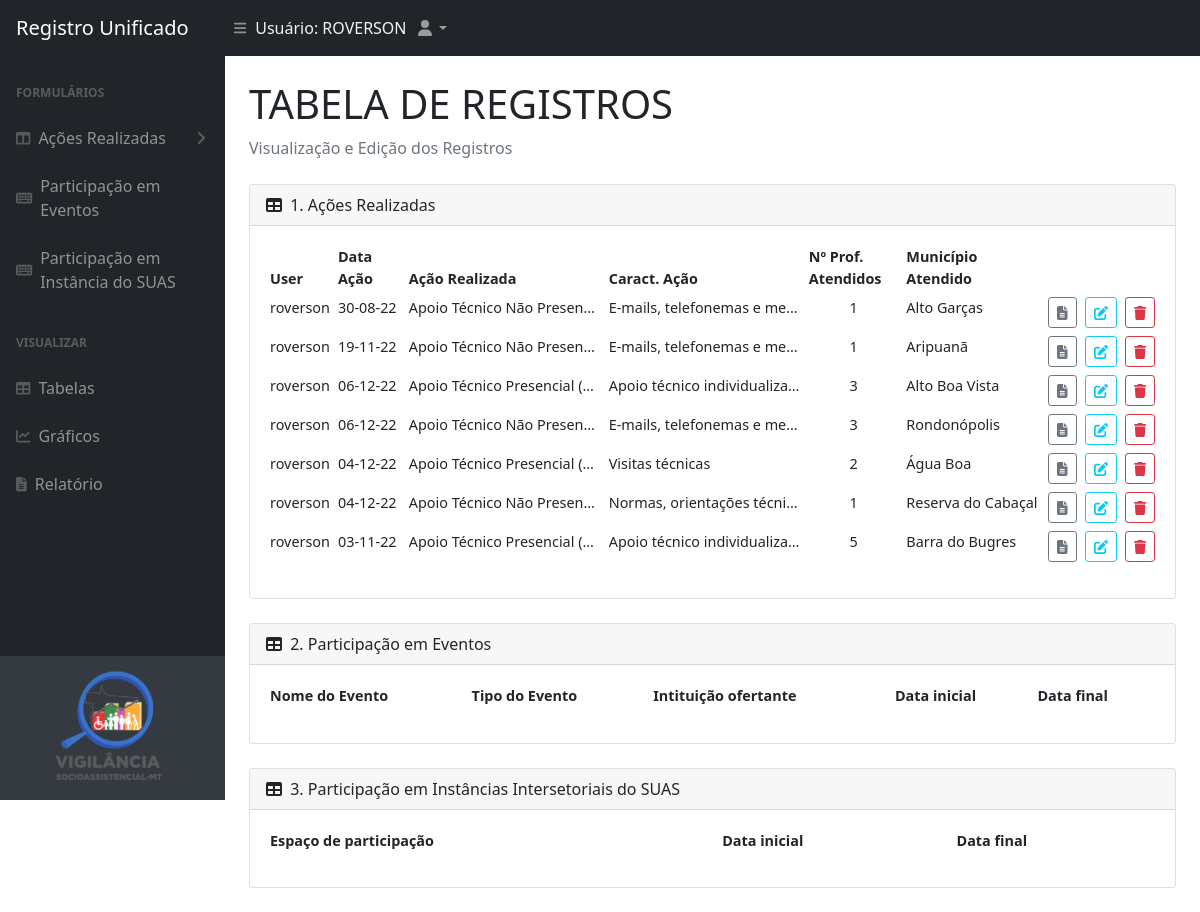
The page /users/tabelas (signed in) on the database as committed earlier.
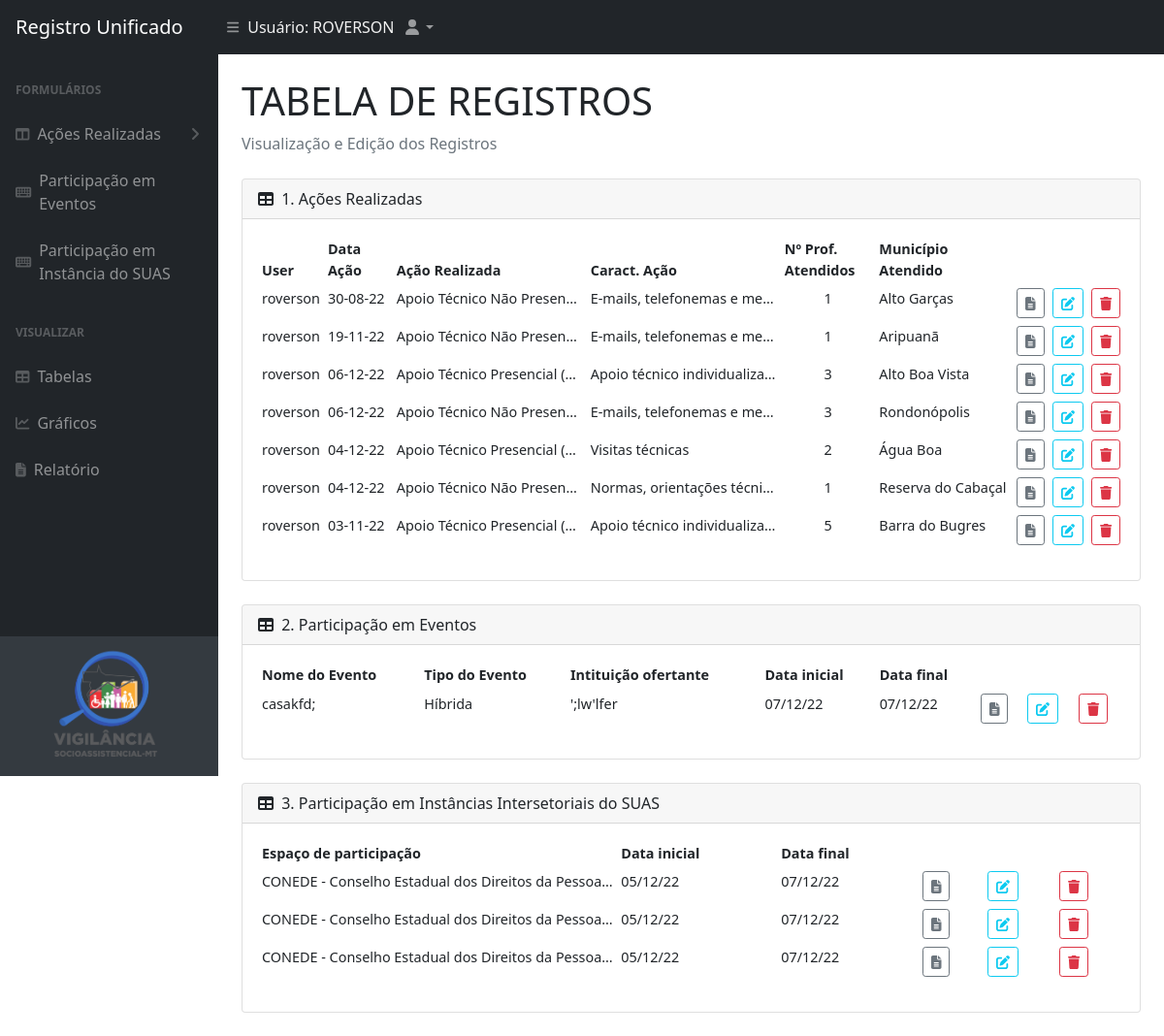
The same page on the database as committed later.
### app/models.py (models this page shows, shortened)
class User(AbstractUser):
    id = models.AutoField(primary_key=True)
    sector_name = models.CharField(max_length=100, choices=LISTA_SETORES)

class AcaoAtnpModel(models.Model):
    user = models.ForeignKey(User, on_delete=models.CASCADE, related_name='acaoAtnp')
    acao_realizada = models.CharField(max_length=100, choices= ACAO_REALIZADA_CHOICE, default= 'Apoio Técnico Não Presencial (ATNP)')
    caracteristica_acao = models.CharField(max_length=100, choices=TECNICO_NAO_PRESENCIAL_CHOICE, default='')
    n_profissionais_atendidos = models.IntegerField('Numero de Funcionario',blank=False, null=False)
    descricao_acao = models.TextField('Descrição da Ação', max_length=1000, blank=False, null=False)
    data_acao = models.DateField('Data', blank=False, null=False)
    data_publicacao = models.DateField('Data da Publicação', default=timezone.now)
    municipio_atendido = models.CharField(max_length=100, choices= LISTA_MUNICIPIOS, default= '')

class AcaoAtpModel(models.Model):
    user = models.ForeignKey(User, on_delete=models.CASCADE, related_name='acaoAtp')
    acao_realizada = models.CharField(max_length=100, choices= ACAO_REALIZADA_CHOICE, default= 'Apoio Técnico Presencial (ATP)') # preenche automaticamente
    caracteristica_acao = models.CharField(max_length=100, choices=TECNICO_PRESENCIAL_CHOICE, default= '')
    n_profissionais_atendidos = models.IntegerField('Numero de Funcionario',blank=False, null=False)
    descricao_acao = models.TextField('Descrição da Ação', max_length=1000, blank=False, null=False)
    data_acao = models.DateField('Data', blank=False, null=False)
    data_publicacao = models.DateField('Data da Publicação', default=timezone.now)
    municipio_atendido = models.CharField(max_length=100, choices= LISTA_MUNICIPIOS, default= '')

class TableEventModel(models.Model):
    user = models.ForeignKey(User, on_delete=models.CASCADE, related_name='tabelaEventos')
    titulo_evento = models.TextField('Titulo', max_length=150)
    tipo_evento = models.CharField(max_length=50, choices=TIPO_EVENTO_CHOICE, default='Híbrida')
    instituicao_ofertante = models.CharField('Instituição Ofertante', max_length=150,null=False, default='')
    data_inicial = models.DateField('Data Inicial')
    data_final = models.DateField('Data Final')
    descricao_evento = models.TextField('Descrição do Evento', max_length=1000,null=False, default='')
    data_publicacao = models.DateField('Data da Publicação', default=timezone.now)

class TableIntersetModel(models.Model):
    user = models.ForeignKey(User, on_delete=models.CASCADE)
    espaco_participacao = models.CharField( max_length=150, choices=LISTA_ESPACO_PARTICIPACAO, default= '')
    data_inicial = models.DateField('Data Inicial')
    data_final = models.DateField('Data Final')
    descricao = models.TextField('Descrição', max_length=1000,null=False, default='')
    encaminhamentos = models.TextField('Encaminhamentos', max_length=1000,null=True, default='')

### app/views.py (the view)
# urls.py: path('tabelas', view=tables, name="tables"),
@login_required(login_url='contas/login')
@user_required
def tables(request):
    df_atp = pd.DataFrame(list(AcaoAtpModel.objects.filter(user=request.user).values().order_by('-id')))
    df_atnp = pd.DataFrame(list(AcaoAtnpModel.objects.filter(user=request.user).values().order_by('-id')))
    df_outras = pd.DataFrame(list(AcaoOutrasModel.objects.filter(user=request.user).values().order_by('-id')))
    df = pd.concat([df_atp,df_atnp,df_outras])#.drop(columns=['user_id'])
    df['data_acao'] = pd.to_datetime(df['data_acao']).dt.strftime('%d-%m-%y')
    df = df.sort_values(by='data_acao', ascending=False)
    json_records = df.reset_index().to_json(orient ='records')
    data_json_acoes = []
    data_json_acoes = json.loads(json_records)
    page_object_evento = TableEventModel.objects.filter(user=request.user).values().order_by('-id')
    page_object_interset = TableIntersetModel.objects.filter(user=request.user).values().order_by('-id')
    return render(request, 'app/tables/viewAllTable.html', {'data_json_acoes':data_json_acoes,
                                                            'page_object_evento':page_object_evento,
                                                            'page_object_interset':page_object_interset,
                                                             })

### templates/app/tables/viewAllTable.html (shortened to what the changed rows need)
{% extends 'app/index.html' %}
{% load static%}
{% block content %}
<div class="container-fluid px-4">
  <h1 class="mt-4">TABELA DE REGISTROS</h1>
  <div class="card mb-4">
    <div class="card-body table-responsive-sm" style="overflow:auto; max-height: 400px;">
      <table class="table table-sm mydatatable table-hover table-borderless table-ellipsis " style="width:100%; font-size:90%" >
        <thead>
          <tr>
            <th scope="col">User</th>
            <th scope="col">Data Ação</th>
            <th scope="col">Ação Realizada</th>
            <th scope="col">Caract. Ação</th>
            <th scope="col">Nº Prof. Atendidos</th>
            <th scope="col">Município Atendido</th>
          </tr>
        </thead>
        <tbody>
          {% for table in data_json_acoes %}
            <td>{{user.username}}</td>
            <td>{{table.data_acao }}</td>
            <td>{{table.acao_realizada}}</td>
            <td>{{table.caracteristica_acao}}</td>
            <td  style="text-align:center">{{table.n_profissionais_atendidos}}</td>
            <td>{{table.municipio_atendido}}</td>
            <td>
              {% if table.acao_realizada == "Apoio Técnico Presencial (ATP)" %}
                <a href="{% url 'listAcaoAtp' id=table.id %}">
              {% elif table.acao_realizada == "Apoio Técnico Não Presencial (ATNP)" %}
                <a href="{% url 'listAcaoAtnp' id=table.id %}">
              {% else %}
              <a href="{% url 'listAcaoOutras' id=table.id %}">Ver</a>
              {% endif %}
              <button type="button" class="btn btn-outline-secondary btn-sm">
                <i class="fa-solid fa-file-lines"></i>
            </td>
            <td>
              {% if table.acao_realizada == "Apoio Técnico Presencial (ATP)" %}
                <a href="{% url 'updateAtp' id=table.id%}">
              {% elif table.acao_realizada == "Apoio Técnico Não Presencial (ATNP)" %}
                <a href="{% url 'updateAtnp' id=table.id%}">
                {% else %}
                <a href="{% url 'updateOutras' id=table.id%}"></a>
                {% endif %}
              <button type="button" class="btn btn-outline-info btn-sm">
                <i class="fas fa-edit"></i>
              </button>
              </a>
            </td>
            <td>
            {% if table.acao_realizada == "Apoio Técnico Presencial (ATP)" %}
            <form action="{% url 'deleteAtp' id=table.id %}"method="POST">
            {% elif table.acao_realizada == "Apoio Técnico Não Presencial (ATNP)" %}
            <form action="{% url 'deleteAtnp' id=table.id %}" method="POST">
            {% else %}
            <form action="{% url 'deleteOutras' id=table.id %}" method="POST">
              {% csrf_token %}
            {% endif %}
            <button type="submit" class="btn btn-outline-danger btn-sm" confirm="Deseja apagar ?">
              <i class="fa-solid fa-trash"></i></button>
          {% endfor %}
        </tbody>
      </table>
    </div>
  </div>
  <div class="card mb-4">
    <div class="card-body table-responsive-sm" style="overflow:auto; max-height: 400px;">
      <table class="table table-sm mydatatable table-hover table-borderless table-ellipsis " style="width:100%; font-size:90%" >
        <thead>
          <tr>
            <th scope="col">Nome do Evento</th>
            <th scope="col">Tipo do Evento</th>
            <th scope="col">Intituição ofertante</th>
            <th scope="col">Data inicial</th>
            <th scope="col">Data final</th>
          </tr>
        </thead>
        <tbody>
        {% for table in page_object_evento %}
          <tr>
            <td>{{table.titulo_evento}}</td>
            <td>{{table.tipo_evento}}</td>
            <td>{{table.instituicao_ofertante}}</td>
            <td>{{table.data_inicial|date:"d/m/y" }}</td>
            <td>{{table.data_final|date:"d/m/y" }}</td>
            <td>
              <a href="{% url 'listEvento' id=table.id %}">
                <button type="button" class="btn btn-outline-secondary btn-sm">
                  <i class="fa-solid fa-file-lines"></i>
                </button>
              </a>
            </td>
            <td>
              <a href="{% url 'updateEvento' id=table.id%}">
                <button type="button" class="btn btn-outline-info btn-sm">
                  <i class="fas fa-edit"></i>
                </button>
              </a>
            </td>
            <td>
              <form method="post" action="{% url 'deleteEvento' id=table.id %}">
                <a href="{% url 'deleteEvento' id=table.id %}" id="delete-item">
                    <button type="submit" class="btn btn-outline-danger btn-sm">
                      <i class="fa-solid fa-trash"></i>
                    </button>
                  </a>
                </form>
            </td>
          </tr>
          {% endfor %}
        </tbody>
      </table>
    </div>
  </div>
    <div class="card mb-4">
      <div class="card-body table-responsive-sm" style="overflow:auto; max-height: 400px;">
        <table class="table table-sm mydatatable table-hover table-borderless table-ellipsis " style="width:100%; font-size:90%" >
          <thead >
            <tr>
              <th scope="col">Espaço de participação</th>
              <th scope="col">Data inicial</th>
              <th scope="col">Data final</th>
            </tr>
          </thead>
          <tbody>
            {% for table in page_object_interset %}
            <tr>
              <td>{{table.espaco_participacao}}</td>
              <td>{{table.data_inicial|date:"d/m/y" }}</td>
              <td>{{table.data_final|date:"d/m/y" }}</td>
              <td>
                <a href="{% url 'listInterset' id=table.id %}">
                  <button type="button" class="btn btn-outline-secondary btn-sm">
                    <i class="fa-solid fa-file-lines"></i>
                  </button>
                </a>
              </td>
              <td><a href="{% url 'updateInterset' id=table.id%}">
                <button type="button" class="btn btn-outline-info btn-sm">
                  <i class="fas fa-edit"></i>
                </button>
              </a>
            </td>
              <td>
                <form method="post" action="{% url 'deleteInterset' id=table.id %}">
                  <a href="{% url 'deleteInterset' id=table.id %}" id="delete-item">
                      <button type="submit" class="btn btn-outline-danger btn-sm">
                        <i class="fa-solid fa-trash"></i>
                      </button>
                    </a>
                  </form>
              </td>
            </tr>
            {% endfor %}
          </tbody>
        </table>
      </div>
    </div>
</div>
{% endblock %}

### templates/app/index.html (shortened to what this page needs)
<!DOCTYPE html>
<html lang="en">
{% load static %}
    <head>
        <link rel="stylesheet" href="https://cdn.datatables.net/1.10.19/css/dataTables.bootstrap4.min.css">
        <link href="{% static "css/styles.css" %}"  rel="stylesheet" />
    </head>
    <body class="sb-nav-fixed">
        <nav class="sb-topnav navbar navbar-expand navbar-dark bg-dark" style="color:#f2f2f2">
            <a class="navbar-brand ps-3" href="#">Registro Unificado</a>
            <button class="btn btn-link btn-sm order-1 order-lg-0 me-4 me-lg-0" id="sidebarToggle" href="#!"><i class="fas fa-bars"></i></button>
            Usuário: {{user.username|upper}}
            <ul class="navbar-nav ms-auto ms-md-0 me-3 me-lg-4">
                <li class="nav-item dropdown">
                    <a class="nav-link dropdown-toggle" id="navbarDropdown" href="#" role="button" data-bs-toggle="dropdown" aria-expanded="false"><i class="fas fa-user fa-fw"></i></a>
                </li>
            </ul>
        </nav>
        <div id="layoutSidenav">
            <div id="layoutSidenav_nav">
                <nav class="sb-sidenav accordion sb-sidenav-dark" id="sidenavAccordion">
                    <div class="sb-sidenav-menu">
                        <div class="nav">
                            <div class="sb-sidenav-menu-heading">Formulários</div>
                            <a class="nav-link collapsed" href="#" data-bs-toggle="collapse" data-bs-target="#collapseLayouts" aria-expanded="false" aria-controls="collapseLayouts">
                                <div class="sb-nav-link-icon"><i class="fas fa-columns"></i></div>
                                Ações Realizadas
                                <div class="sb-sidenav-collapse-arrow"><i class="fas fa-angle-down"></i></div>
                            </a>
                            <a class="nav-link" href="formulario-de-evento">
                                <div class="sb-nav-link-icon"><i class="fas fa-keyboard"></i></div>
                                Participação em Eventos
                            </a>
                            <a class="nav-link" href="/users/formulario-de-intersetoriais">
                                <div class="sb-nav-link-icon"><i class="fas fa-keyboard"></i></div>
                                Participação em Instância do SUAS
                            </a>
                            <div class="sb-sidenav-menu-heading">Visualizar</div>
                            <a class="nav-link" href="/users/tabelas">
                                <div class="sb-nav-link-icon"><i class="fas fa-table"></i></div>
                                Tabelas
                            </a>
                            <a class="nav-link" href="/charts/">
                                <div class="sb-nav-link-icon"><i class="fas fa-chart-line"></i></div>
                                Gráficos
                            </a>
                            <a class="nav-link" href="/charts/">
                                <div class="sb-nav-link-icon"><i class="fas fa-file-alt"></i></div>
                                Relatório
                            </a>
                        </div>
                    </div>
                    <a class="navbar-brand ps-5" href="index_users.html">
                      </a>
                    <div class="sb-sidenav-footer ps-5">
                        <div class="small">
                        <img src="{% static 'assets/img/logo_vs.png'%}" width="120" height="120" />
                        </div>
                    </div>
                </nav>
            </div>
            <div id="layoutSidenav_content">
                <main>
                    {% block content %}{% endblock %}
                </main>
            </div>
        </div>
    </body>
</html>

Rows that differ between the two databases and show on the page:
added TableEventModel: titulo_evento "casakfd;", tipo_evento "Híbrida", instituicao_ofertante "';lw'lfer", data_inicial "07/12/22", data_final "07/12/22"
added TableIntersetModel: espaco_participacao "CONEDE - Conselho Estadual dos Direitos da Pessoa…", data_inicial "05/12/22", data_final "07/12/22"
added TableIntersetModel: espaco_participacao "CONEDE - Conselho Estadual dos Direitos da Pessoa…", data_inicial "05/12/22", data_final "07/12/22"
added TableIntersetModel: espaco_participacao "CONEDE - Conselho Estadual dos Direitos da Pessoa…", data_inicial "05/12/22", data_final "07/12/22"
